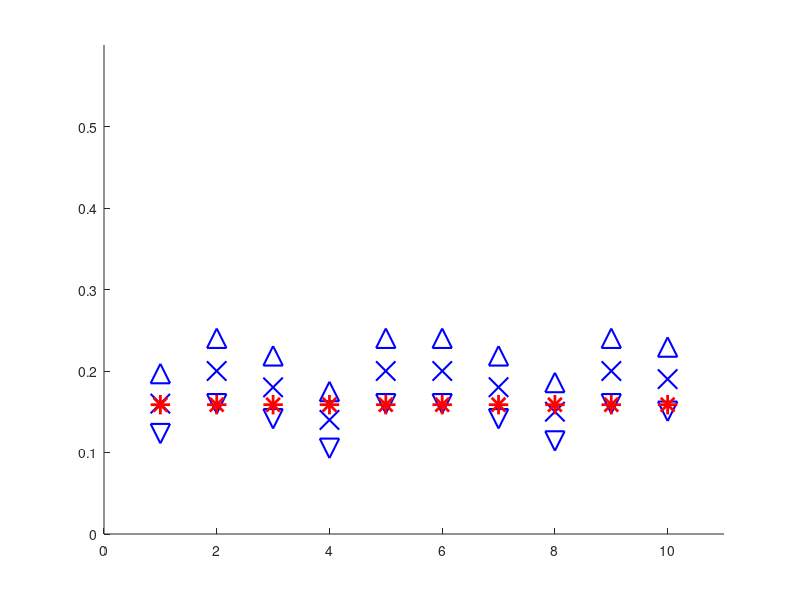

This chart was generated by the following MATLAB code: (Note: this script raises an error after producing the figure.)
% Code by Keith Williams
% Written Fall Semester, 2019
% ECE 514, Random Processes
clear
clc
rng(848, 'twister'); % intialize rng
m = 100; % number of trials
n = 100; % number of received bits per trial, change for different results
BER = 0.5*erfc(sqrt(0.5)); % the true bit-error rate, as defined by project
% outline
TVar = BER*(1-BER); % the known variance of bit-error rate, viewing BER as 
% a Bernoulli Distribution
TStd = sqrt(TVar); % the known std dev for BER
z = 1; % table value needed for 68.3% confidence interval
ylimits = [0,0.6];
xlimits = [0,11];
TContain = zeros(1,m);
SContain = zeros(1,m);
for ii = 1:m
    trials(ii).R = zeros(1,n);
    trials(ii).Xi = zeros(1,n);
    for jj = 1:n
        trials(ii).R(jj) = -1 + randn(1,1); % generate received bit values
        if trials(ii).R(jj) >= 0 % if R bit value is greater than zero, bit
            % error is present
            trials(ii).Xi(jj) = 1; % if bit error is present, set Xi equal 
            % to zero
        else
        end
        
    end
    trials(ii).M = sum(trials(ii).Xi)/n; % get the trial BER using formula 
    % derived in class
    trials(ii).SampleV = n/(n-1)*(trials(ii).M*(1 - trials(ii).M)); % get 
    % sample variance
    trials(ii).SStd = sqrt(trials(ii).SampleV); % get the sample standard 
    % deviation
    trials(ii).SLowLim = trials(ii).M - (z*trials(ii).SStd/sqrt(n)); 
    % upper limit of confidence interval, sample v
    trials(ii).SUpLim = trials(ii).M + (z*trials(ii).SStd/sqrt(n)); 
    % lower limit of confidence interval, sample v
    trials(ii).TLowLim = trials(ii).M - (z*TStd/sqrt(n)); 
    % upper limit, known var
    trials(ii).TUpLim = trials(ii).M + (z*TStd/sqrt(n)); 
    % lower limit, known var
    if trials(ii).SLowLim < BER && BER < trials(ii).SUpLim 
        % method for counting trials with CI containing true BER
        SContain(ii) = 1; % if the true BER is within the limits, count it
    else
        SContain(ii) = 0; % do not count otherwise
    end
    if trials(ii).TLowLim < BER && BER < trials(ii).TUpLim
        TContain(ii) = 1; % if the true BER is within limits, count it
    else
        TContain(ii) = 0; % do not count otherwise
    end
    % these if statements do not count trials with 0 mean as "within CI
    % limits"
end
SP = sum(SContain)/m; % find fraction of trials with CI containing the true
% BER, sample variance
TP = sum(TContain)/m; % find fraction of trials with CI containing the true
% BER, known variance

% plot generation
titleStringS = ...
    ['Confidence Intervals of First 10 trials, Sample Var, n = ',...
    num2str(n)];
titleStringT = ...
    ['Confidence Intervals of First 10 trials, Known Var, n = ',...
    num2str(n)];
x = 1:1:10; % trial numbers for plots
slowlimits = zeros(1,10);
suplimits = zeros(1,10);
tlowlimits = zeros(1,10);
tuplimits = zeros(1,10);
Mvals = zeros(1,10);
TrueMean = BER * ones(1,10);

for kk = 1:10
    slowlimits(kk) = trials(kk).SLowLim;
    suplimits(kk) = trials(kk).SUpLim;
    Mvals(kk) = trials(kk).M;
    tlowlimits(kk) = trials(kk).TLowLim;
    tuplimits(kk) = trials(kk).TUpLim;
end

% sample variance CI plots
hold
plot(x, slowlimits, "v",'Color','b','linewidth',1.5,'MarkerSize',14)
plot(x, suplimits, "^",'Color','b','linewidth',1.5,'MarkerSize',14)
plot(x, Mvals, "x",'Color','b','linewidth',1.5,'MarkerSize',14)
plot(x, TrueMean, "*",'Color','r','linewidth',2,'MarkerSize',14)
xlim(xlimits);
ylim(ylimits);
ax = gca;
ax.FontSize = 18;
ylabel({'Bit-Error Rates'},'FontWeight','bold','FontSize',20);
grid on
xlabel({'Trial Number'},'FontWeight','bold','FontSize',20);
title(titleStringS,'FontWeight','bold','FontSize',20);
lgd1 = legend({'lower limit','upper limit','trial mean','true mean'},...
    'FontSize',18);
xticks(x);

% known variance CI plots
figure
hold
plot(x, tlowlimits, "v",'Color','b','linewidth',1.5,'MarkerSize',14)
plot(x, tuplimits, "^",'Color','b','linewidth',1.5,'MarkerSize',14)
plot(x, Mvals, "x",'Color','b','linewidth',1.5,'MarkerSize',14)
plot(x, TrueMean, "*",'Color','r','linewidth',2,'MarkerSize',14)
xlim(xlimits);
ylim(ylimits);
ax = gca;
ax.FontSize = 18;
ylabel({'Bit-Error Rates'},'FontWeight','bold','FontSize',20);
grid on
xlabel({'Trial Number'},'FontWeight','bold','FontSize',20);
title(titleStringT,'FontWeight','bold','FontSize',20);
lgd2 = legend({'lower limit','upper limit','trial mean','true mean'},...
    'FontSize',18);
xticks(x);
